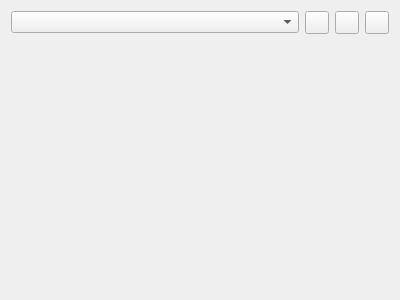
<?xml version="1.0" encoding="UTF-8"?>
<ui version="4.0">
 <class>LC_PropertySheetWidget</class>
 <widget class="QWidget" name="LC_PropertySheetWidget">
  <property name="geometry">
   <rect>
    <x>0</x>
    <y>0</y>
    <width>400</width>
    <height>300</height>
   </rect>
  </property>
  <property name="windowTitle">
   <string>Form</string>
  </property>
  <layout class="QGridLayout" name="gridLayout">
   <item row="0" column="3">
    <widget class="QToolButton" name="tbSelectObjects">
     <property name="toolTip">
      <string>Select Objects</string>
     </property>
     <property name="text">
      <string/>
     </property>
     <property name="icon">
      <iconset resource="../../../../res/icons/icons.qrc">
       <normaloff>:/icons/select_entity.lci</normaloff>:/icons/select_entity.lci</iconset>
     </property>
    </widget>
   </item>
   <item row="0" column="2">
    <widget class="QToolButton" name="tbPickAddSwitch">
     <property name="toolTip">
      <string>Switch selection mode</string>
     </property>
     <property name="text">
      <string/>
     </property>
     <property name="icon">
      <iconset resource="../../../../res/icons/icons.qrc">
       <normaloff>:/icons/select_mode_add.lci</normaloff>:/icons/select_mode_add.lci</iconset>
     </property>
    </widget>
   </item>
   <item row="0" column="4">
    <widget class="QToolButton" name="tbSelectQuick">
     <property name="toolTip">
      <string>Quick selection</string>
     </property>
     <property name="text">
      <string/>
     </property>
     <property name="icon">
      <iconset resource="../../../../res/icons/icons.qrc">
       <normaloff>:/icons/select_conditional.lci</normaloff>:/icons/select_conditional.lci</iconset>
     </property>
    </widget>
   </item>
   <item row="1" column="0" colspan="5">
    <widget class="LC_PropertiesSheetWidget" name="propertySheet" native="true">
     <property name="sizePolicy">
      <sizepolicy hsizetype="Preferred" vsizetype="Preferred">
       <horstretch>0</horstretch>
       <verstretch>0</verstretch>
      </sizepolicy>
     </property>
     <property name="minimumSize">
      <size>
       <width>150</width>
       <height>0</height>
      </size>
     </property>
     <property name="font">
      <font>
       <pointsize>9</pointsize>
      </font>
     </property>
    </widget>
   </item>
   <item row="0" column="0" colspan="2">
    <widget class="QComboBox" name="cbSelection"/>
   </item>
  </layout>
 </widget>
 <customwidgets>
  <customwidget>
   <class>LC_PropertiesSheetWidget</class>
   <extends>QWidget</extends>
   <header>lc_properties_sheet_widget.h</header>
   <container>1</container>
  </customwidget>
 </customwidgets>
 <resources>
  <include location="../../../../res/icons/icons.qrc"/>
 </resources>
 <connections/>
</ui>
